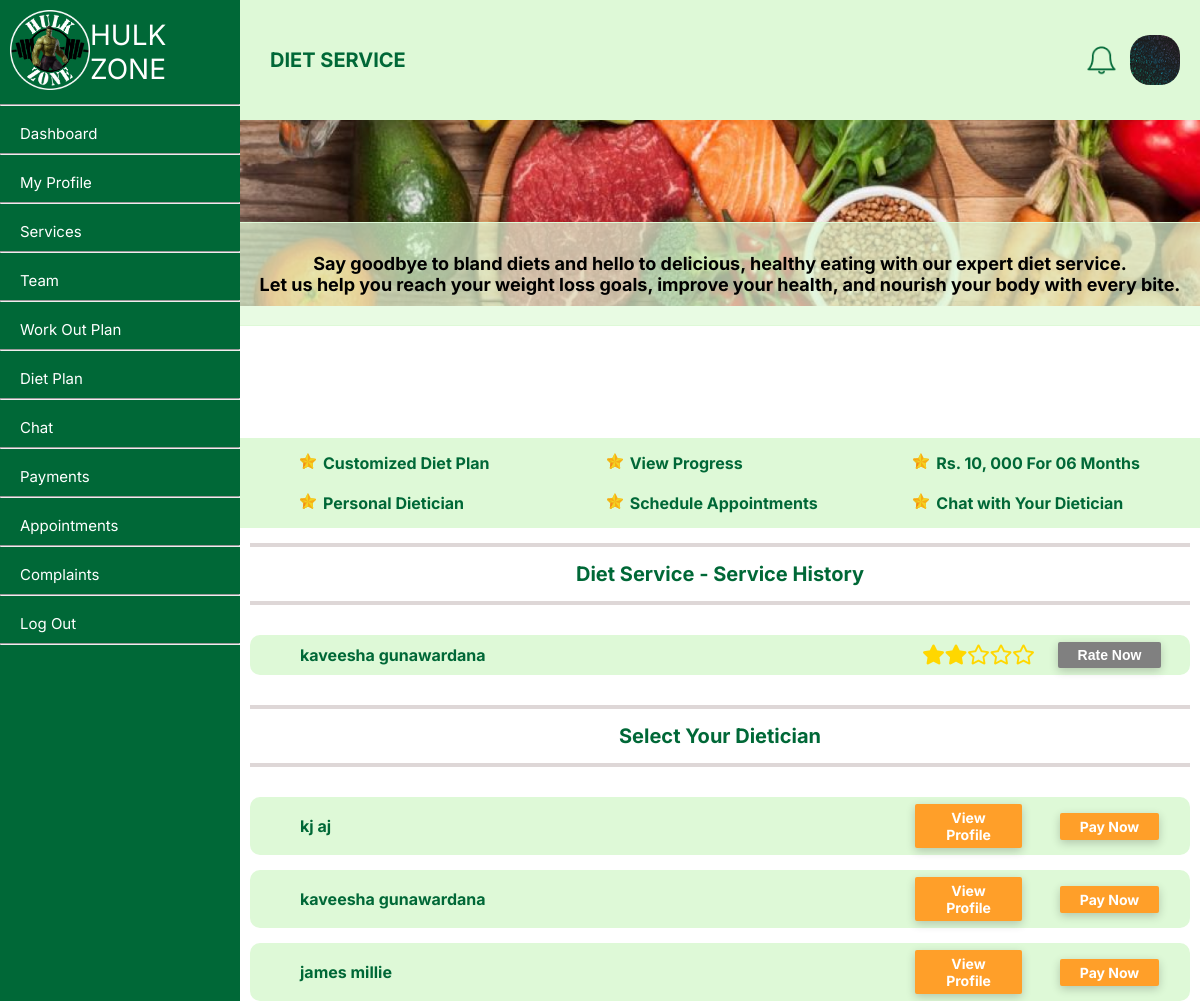
The app's page /member/diet.php (signed in) with its own data.
### tables this page shows
CREATE TABLE `user` (
  `userID` int NOT NULL,
  `fName` text NOT NULL,
  `lName` text NOT NULL,
  `NIC` text NOT NULL,
  `gender` varchar(50) NOT NULL,
  `profilePhoto` text,
  `dateOfBirth` date NOT NULL,
  `roles` int NOT NULL,
  `statuses` int NOT NULL,
  `contactNumber` int NOT NULL,
  `streetNumber` varchar(255) DEFAULT NULL,
  `addressLine01` text,
  `addressLine02` text,
  `city` text,
  `pw` varchar(255) NOT NULL,
  `created_at` date NOT NULL,
  `email` varchar(50) NOT NULL
);

CREATE TABLE `servicecharge` (
  `memberID` int NOT NULL,
  `paymentID` int NOT NULL,
  `serviceID` int NOT NULL,
  `employeeID` int NOT NULL,
  `startDate` datetime NOT NULL,
  `endDate` datetime NOT NULL,
  `rate` int DEFAULT '0'
);

CREATE TABLE `employeeservice` (
  `serviceID` int NOT NULL,
  `employeeID` int NOT NULL
);

### member/setProfilePic.php (called while the page is built)
<?php
$query = "SELECT * from user where userID = " . $_SESSION['userID'];
    $result = mysqli_query($conn, $query);
    $query1 = "SELECT * from member where userID = " . $_SESSION['userID'];
    $result1 = mysqli_query($conn, $query1);
    if (mysqli_num_rows($result) == 1 && mysqli_num_rows($result1) == 1) {
        $row = mysqli_fetch_assoc($result);
        $row1 = mysqli_fetch_assoc($result1);
    } else {
        echo '<script> window.alert("Error receiving data!");</script>';
    }
    if(isset($row['profilePhoto']) && $row['profilePhoto'] != NULL){
        $profilePictureLink = $row['profilePhoto'];
    }else{
        $profilePictureLink = '../profileImages/default.png';
    }
?>

### member/diet.php (the view, shortened to what this page needs)
<?php
include '../connect.php';
?>
<?php
    include("setProfilePic.php");
?>
<!DOCTYPE html>
<html lang="en">
<head>
    <link rel="stylesheet" type="text/css" href="../member/style/gen.css">
    <link rel="stylesheet" type="text/css" href="../member/style/servicepage.css">
    <link rel="stylesheet" href="https://cdnjs.cloudflare.com/ajax/libs/font-awesome/5.15.3/css/all.min.css">
</head>
<body>
    <div class="container">
        <div class = "nav-bar">
            <?php
                include("navBar.php");
            ?>
        <div class="body">
            <div class = "header">
                <div class="left">
                    DIET SERVICE
                </div>
                <div class="right">
                    <div class="notification-bell">
                        <?php include("notifications.php"); ?>
                    </div>
                    <img src="<?php echo $profilePictureLink; ?>" alt="dp" width="50px" height="50px" style="border-radius: 20px;">
                </div>
            </div>
            <div class="content">
                <div class="row">
                        <div class="topic">
                        Say goodbye to bland diets and hello to delicious, healthy eating with our expert diet service. <br>Let us help you reach your weight loss goals, improve your health, and nourish your body with every bite.
                        </div>
                        <img src="../member/images/dietpage.png" width= "100%">
                </div>
                <div class="row-two">
                    <div class="sub-topic" style="margin-top:10px;">
                        <div class="row-two" style="margin-left:40px;">
                            <div class="col"><li>Customized Diet Plan</li></div>
                            <div class="col"><li>View Progress</li></div>
                            <div class="col"><li>Rs. 10, 000 For  06 Months</li></div>
                        </div>
                        <div class="row-two" style="margin-left:40px;">
                            <div class="col"><li>Personal Dietician</li></div>
                            <div class="col"><li>Schedule Appointments</li></div>
                            <div class="col"><li>Chat with Your Dietician</li></div>
                        </div>
                    </div>
                </div>
                <hr class="hr-heading">
                    <div class="row-two" style="font-size:20px;">Diet Service - Service History</div>
                <hr class="hr-heading">
                <div class="row-two" style="margin-left: 10px; margin-right: 10px;">
                        <?php
                            $serviceID = 3;
                            $memberID = $row1['memberID'];
                            $sql6 = "SELECT * FROM `servicecharge` where memberID = $memberID AND serviceID = $serviceID";
                            $result6 = mysqli_query($conn, $sql6);
                            if ($result6 && mysqli_num_rows($result6) > 0) {
                                echo '<table>';
                                while ($row6 = mysqli_fetch_assoc($result6)) {
                                    $employeeID = $row6["employeeID"];
                                    $endDate = $row6["endDate"];
                                    $sql7 = "select * from employee where employeeID = $employeeID";
                                    $result7 = mysqli_query($conn, $sql7);
                                    $row7 = mysqli_fetch_assoc($result7);
                                    $userID = $row7["userID"];
                                    $avgRating = $row7['avgRating'];
                                    $stars = '';
                                    for ($i = 1; $i <= 5; $i++) {
                                        if ($i <= round($avgRating)) {
                                            $stars .= '<span class="fas fa-star" style="color: gold; font-size: 20px; display: inline-block;"></span>';
                                        } else {
                                            $stars .= '<span class="far fa-star" style="color: gold; font-size: 20px;display: inline-block;"></span>';
                                        }
                                    }
                                    $sql8 = "select * from user where userID = $userID";
                                    $result8 = mysqli_query($conn, $sql8);
                                    $row8 = mysqli_fetch_assoc($result8);
                                    if ($endDate <= date('Y-m-d H:i:s') && $row6['rate'] == 0) {
                                        $rate_button_enabled = true;
                                    }else{
                                        $rate_button_enabled = false;
                                    }
                                    $field1name = $row8["fName"] . " " . $row8["lName"];
                                    $field2name = $stars;
                                    $field3name = '<button onclick="openForm()"' . ($rate_button_enabled ? '' : 'disabled') . '>Rate Now</button>';
                                    echo '<tr>
                                        <td style="text-align:left; padding-left: 50px;">'.$field1name.'</td>
                                        <td>'.$field2name.'</td>
                                        <td>'.$field3name.'</td>
                                    </tr>';
                                }
                                echo '</table>';
                            } else {
                                echo '<table>
                                    <tr>
                                        <td style="width:100%;"> No Service History </td>
                                    </tr>
                                </table>';
                            }
                        ?>
                </div>
                <hr class="hr-heading">
                    <div class="row-two" style="font-size:20px;">Select Your Dietician</div>
                <hr class="hr-heading">
                <div class="row-two" style="margin-left: 10px; margin-right: 10px;">
                        <?php
                            $sql2 = "SELECT employeeID FROM `employeeservice` where serviceID = 3";
                            $result2 = mysqli_query($conn, $sql2);
                            if ($result2 && mysqli_num_rows($result2) > 0) {
                                echo '<table>';
                                while ($row2 = mysqli_fetch_assoc($result2)) {
                                    $employeeID = $row2["employeeID"];
                                    $sql3 = "select userID from employee where employeeID = $employeeID";
                                    $result3 = mysqli_query($conn, $sql3);
                                    $row3 = mysqli_fetch_assoc($result3);
                                    $userID = $row3["userID"];
                                    $sql4 = "select * from user where userID = $userID";
                                    $result4 = mysqli_query($conn, $sql4);
                                    $row4 = mysqli_fetch_assoc($result4);
                                    $field1name = $row4["fName"] . " " . $row4["lName"];
                                    $field2name ="<div><a href='employeeProfile.php?userID=$row3[userID]' class = 'button'>View Profile</a></div>";
                                    $sql5 = "SELECT * FROM servicecharge WHERE serviceID IN (3) AND endDate >= NOW()";
                                    $result5 = mysqli_query($conn, $sql5);
                                    $ongoingService = mysqli_num_rows($result5) > 0;
                                    if ($ongoingService) {
                                        $payNow = 'javascript:void(0);';
                                        $onclick = 'onclick="alert(\'You already have an ongoing service and cannot obtain another one until it ends.\'); return false;"';
                                    } else {
                                        $payNow = 'pay_now.php?employeeID='.$employeeID.'&serviceID=1';
                                        $onclick = "";
                                    }
                                    $field3name = '<a href="'.$payNow.'" class = "button" '.$onclick.'>Pay Now</a>';
                                    echo '<tr>
                                        <td style="text-align:left; padding-left: 50px;">'.$field1name.'</td>
                                        <td>'.$field2name.'</td>
                                        <td>'.$field3name.'</td>
                                    </tr>';
                                }
                                echo '</table>';
                            } else {
                                echo '<table>
                                    <tr>
                                        <td style=:"width:100%;"> Dieticians Unavailable at the Moment </td>
                                    </tr>
                                </table>';
                            }
                        ?>
                </div>
            </div>
        </div>
</body>
</html>

### member/style/gen.css (style rules this page uses)
.container { display: flex; flex-direction: row; }
.nav-bar { float:left; width: 20%; height: 100vh; background-color: #006837; }
.body { float:left; width: 80%; height: 100vh; display: flex; flex-direction: column; }
.header { height: 12%; background-color: #DEF9D7; display: flex; flex-direction: row; }
.content { height: 88%; background-color: white; overflow-y: scroll; overflow-x: hidden; content: ''; }
body { margin: 0; font-family: 'Inter', sans-serif; }
.left { float: left; width: 80%; display: flex; align-items: center; padding: 30px; color: rgba(0, 104, 55, 1); font-size: 20px; font-weight: bold; }
.right { float: left; width: 10%; display: flex; flex-direction: row; align-items: center; margin: 20px; justify-content: space-between; }

### member/style/servicepage.css (style rules this page uses)
.row { height:35%; text-align:center; color:black; position: relative; }
.topic { border:1px solid #DEF9D7; padding:30px; background-color:rgba(223, 249, 215, 0.7); position: absolute; top: 50%; left: 50%; transform: translate(-50%, -50%); width: 100%; font-size: 18px; text-align: center; font-weight: bold; }
.row-two { display: flex; flex-direction: row; margin-bottom: 10px; justify-content: space-around; font-weight: bold; color: #006837; }
.sub-topic { background-color: #DEF9D7; width: 100%; height: 20%; padding-top: 10px; }
.col { display: flex; flex-direction: column; padding-left: 20px; padding-bottom: 5px; padding-top: 5px; width: 33%; font-weight: bold; color: #006837; }
li { list-style-image: url("../images/star.png"); }
.hr-heading { background-color: rgb(222, 215, 215); height: 4px; margin: 15px 10px; border: 0; }
table { width: 100%; border-collapse:separate; border-spacing:0 15px; }
table tr { background-color: #DEF9D7; }
td { padding:7px; text-align: center; }
td:first-child, td:first-child { border-radius: 10px 0 0 10px; }
td:last-child, td:last-child { border-radius: 0 10px 10px 0; }
td:nth-child(2) { width: 15%; }
td:nth-child(3) { width: 15%; }
.button, button { display: inline-block; padding: 5px 20px 5px 20px; border-radius: 2px; font-weight: bold; color: #FFFFFF; border: #FF9F29; background-color: #FF9F29; font-size: 14px; box-shadow: 0 3px 10px rgb(0 0 0 / 0.2); margin-right: 20px; text-decoration: none; cursor:pointer; }
button:disabled { background-color: gray; cursor: default; }

### records on screen
user: profilePhoto (picture)
servicecharge: user.fName+lName "kaveesha gunawardana"
employeeservice: user.fName+lName "kj aj"
employeeservice: user.fName+lName "kaveesha gunawardana"
employeeservice: user.fName+lName "james millie"
